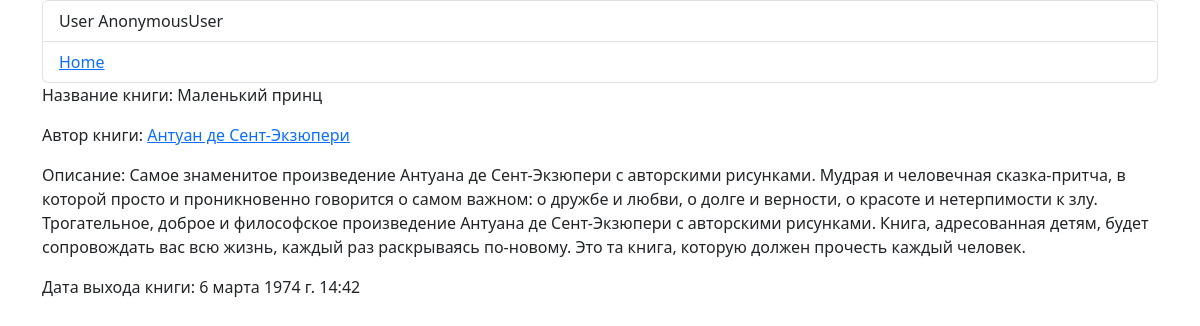
The app's page /books/book_info/1 with its own data.
### books/models.py (models this page shows, shortened)
class Book(models.Model):
    name = models.CharField(blank=False, max_length=200)
    author = models.ManyToManyField('Author', related_name='books')
    description = models.CharField(max_length=500)
    price = models.FloatField(null=True, blank=True)
    pub_date = models.DateTimeField('date published')
    class Meta:
        verbose_name = 'Книга'
        verbose_name_plural = 'Книги'

class Author(models.Model):
    name = models.CharField(blank=False, max_length=200)
    def __str__(self):
        return self.name

### books/views.py (the view)
# urls.py: path('book_info/<int:pk>', BookDetailView.as_view(), name='book-detail'),
class BookDetailView(DetailView):
    model = Book

### templates/books/book_detail.html
{% extends 'base.html' %}
{% block content%}
    <p>Название книги: {{ book.name }}</p>
    <p>Автор книги: <a href="{% url 'author-detail' book.author.get.pk %}">{{ book.author.all|join:", " }}</a></p>
    <p>Описание: {{ book.description }}</p>
    <p>Дата выхода книги: {{ book.pub_date }}</p>
{% endblock%}

### templates/base.html (shortened to what this page needs)
<!DOCTYPE html>
<html lang="en">
<head>
    <link href="https://cdn.jsdelivr.net/npm/bootstrap@5.3.0-alpha1/dist/css/bootstrap.min.css" rel="stylesheet">
</head>
<body class="container">
    <ul class="list-group">
        <li class="list-group-item">
            User {{ user }}
        </li>
        <li class="list-group-item">
            <a href="{% url 'home' %}">Home</a>
        </li>
    </ul>
{% block content %}
{% endblock %}
</body>
</html>

### records on screen
Book: name "Маленький принц", author.all "Антуан де Сент-Экзюпери", description "Самое знаменитое произведение Антуана де Сент-Экзюпери с авторскими рисунками. Мудрая и человечная сказка-притча, в которой просто и проникновенно говорится о самом важном: о дружбе и любви, о долге и верности, о красоте и нетерпимости к злу. Трогательное, доброе и философское произведение Антуана де Сент-Экзюпери с авторскими рисунками. Книга, адресованная детям, будет сопровождать вас всю жизнь, каждый раз раскрываясь по-новому. Это та книга, которую должен прочесть каждый человек.", pub_date "6 марта 1974 г. 14:42"

### other values on screen
{{ user }} "AnonymousUser"
